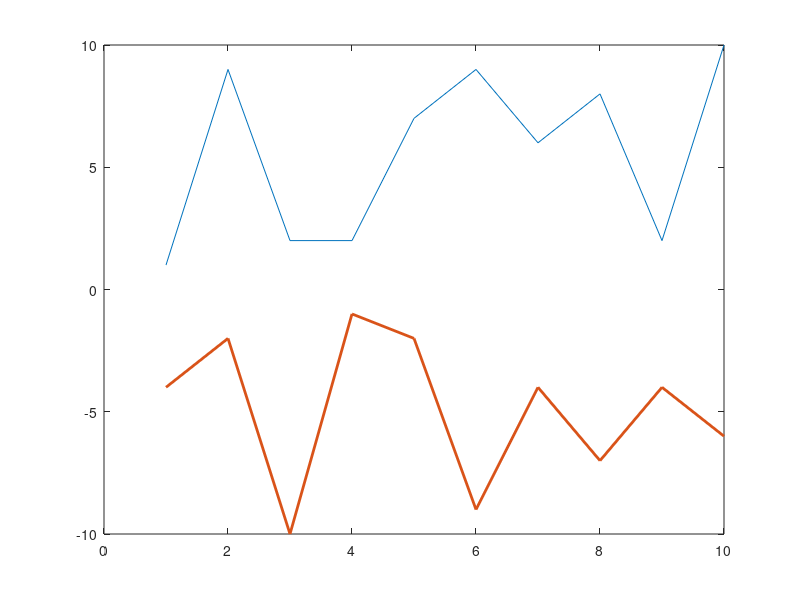

This chart was generated by the following MATLAB code: (Note: this script raises an error after producing the figure.)
%% line plots
x_data=[1:1:10];
y_data_1=[1 9 2 2 7 9 6 8 2 10];
plot(x_data,y_data_1)


%% 
% how do we add a second curve to this figure?
y_data_2=[-4 -2 -10 -1 -2 -9 -4 -7 -4 -6];
hold on;
plot(x_data,y_data_2,'LineWidth',2)

%% 
% vertical and horizontal lines
xline(3, 'green')
yline(-4, 'cyan')
xline(2, 'm--')

% for more shortcuts see:  https://www.mathworks.com/help/matlab/creating_plots/specify-line-and-marker-appearance-in-plots.html

%% 
% plotting attributes
xlabel('X label','fontsize',14); 
ylabel('Y label (\mu \alpha V)','fontsize',14);
legend_names=legend('Data 1','Data 2','Location','best'); %%%% Selecting 'best' as location chooses suitable location for legend box automatically
title('Plotting two data','fontsize',14);
xlim([1 8])
ylim([-15 15])
box on; 
grid on;
set(gca,'fontsize',14)

%% Exercise 1
% You're a student taking an exam, and one of the questions asks you to
% find the intersection between the lines y1 = 4x - 2 and y2 = -0.5x + 7. You
% have access to Matlab. How can you do this in Matlab?

% First, need to define x and y for both lines


% Then, need to plot the lines and see where the intersection is.


%% Histogram

figure
random_numbers=randn(100);
histogram(random_numbers)

% plotting attributes
xlabel('X label','fontsize',14); 
ylabel('Y label (\mu \alpha V)','fontsize',14);
title('Plotting histogram','fontsize',14);
% xlim([2 8])
% ylim([-15 15])
box on; 
grid on;
set(gca,'fontsize',14)


%% Exercise 2
% You're now a TA for this class, and you're responsible for showing your 
% professor the distribution of grades that your students got on the last 
% exam. 

% Generate a random array named `grades` that consists of 24 integers 
% ranging from 0 to 100. 


% Plot a histogram of these values. 


% Add a title, label axes, and a vertical line in red showing the average 
% grade in the class.


%% Boxplot

figure
g1 = randi([-6 6], 1, 11)';
g2 = randi([-4 10], 1, 11)';
boxplot([g1,g2], 'Labels',{'mu = 5','mu = 6'})


%% Exercise 3

% You're now the professor of the class, and you're worried if your TA is doing a bad job
% answering questions in office hours. You want to compare the grades on the last exam to
% the grades for the previous 2 TAs of this class.

% Generate two more random arrays, named `grades_2` and `grades_3`, that each consist of 
% 20 integers ranging from 30 to 80. 


% Plot some boxplots to summarize the grades for each of the three TAs 
% (your figure should have the TAs on the x-axis, and one box per TA 
% to summarize their grades).



%% Scatter plot

fig2 = figure;
x = [1:10];
y1 = [1:2:20];
y2 = [3 7 8 2 3 0 8 10 1 2];
scatter(x, y2)

%% 
% saving the figure
saveas(fig2, fullfile(pwd, 'histogram.svg'))

%% Exercise 4

% You're a student in the class again, and you want to plot your last 5
% exam grades relative to your brother's last 5 exam grades to prove to
% your mom that you're the better child.

your_grades = [72 85 80 91 68];
brothers_grades = [73 81 79 85 70];

% Make a figure with 4 subplots, and use each subplot to compare your
% grades via a scatter plot, line plot, histogram, and boxplot.

figure

% Scatter plot: your grade vs your brother's grade
subplot(2, 2, 1)

% Line plot: two lines, one for you and one for your brother
subplot(2, 2, 2)

% Histogram: one histogram each for you and your brother, in different 
% colors on the same subplot
subplot(2, 2, 3)

% Boxplot: one box each for you and your brother
subplot(2, 2, 4)

